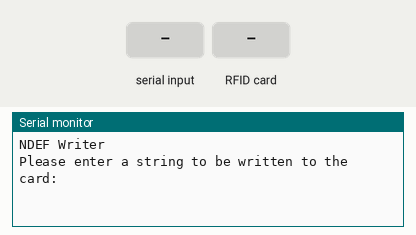
Simulated run of this sketch. Board: Arduino Uno, built with avr-gcc and run on an emulated ATmega328P. Parts: the last lines printed to the serial monitor. Inputs (shaded band) come from the test bench.

Above: at 1.2 s.
1.3 s: "1\n" received over Serial
At 1.7 s:
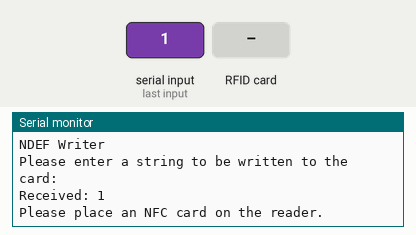
2.8 s: RFID card 5E 7A 19 C4 held to the reader
At 3.4 s:
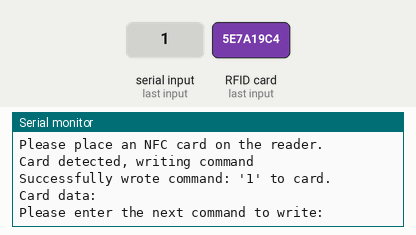

Measured:
- after the input at 1.3 s, the serial monitor: prints a new line at once (image 1)
- after the input at 2.8 s, the serial monitor: prints a new line at once (image 2)

The sketch:

write_card.ino
```cpp
/**
 * For writing commands to NFC tags.
 * Takes commands passed by serial console and writes them to the cards
 * NOTE: ENSURE THAT YOUR SERIAL TERMINAL SENDS A \n AFTER A COMMAND IS SENT
 * OTHERWISE THE PROGRAM WILL NOT DETECT THE END OF THE COMMAND
 */
#include <SPI.h>
#include "PN532_SPI.h"
#include "PN532.h"
#include "NfcAdapter.h"

PN532_SPI interface(SPI, 10); //Create a SPI interface for shield at CS10

NfcAdapter nfc = NfcAdapter(interface); //create an NFC adapter object

// Stores a command
String cmd; // Command string

void setup() {
  Serial.begin(115200); //Start reading serial comms
  Serial.println("NDEF Writer");
  nfc.begin();  //begin NFC comms
  Serial.println("Please enter a string to be written to the card: ");
}

void loop() {
  // If the command is empty, we are waiting for a command to come in by serial.
  if(cmd.length() == 0){

    // If serial is available, read the string into the command buffer
    if(Serial.available()){
      cmd = Serial.readStringUntil('\n');
      Serial.print("Received: ");
      Serial.println(cmd);
      Serial.println("Please place an NFC card on the reader.");
    }
  }
  // We are looking for an NFC card to write to
  else if(nfc.tagPresent()){
    Serial.println("Card detected, writing command");
    NdefMessage msg = NdefMessage(); // Create an NdefMessage object for writing to the card
    msg.addUriRecord(cmd); // Add the command to the message

    bool written = nfc.write(msg); // Attempt to write the message to the card
    if(written){ // If the command was successfully written
      Serial.print("Successfully wrote command: '");
      Serial.print(cmd);
      Serial.println("' to card.");
      Serial.println("Card data: ");
      NfcTag tag = nfc.read(); // Read the now written card
      tag.print(); // Print the tag details
      cmd = ""; // Clear the command string, ready for another one
      Serial.println("\n\nPlease enter the next command to write: ");
    }
    else{ // The write failed
      Serial.println("Write failed. Please try again.");
    }
  }
}
```
